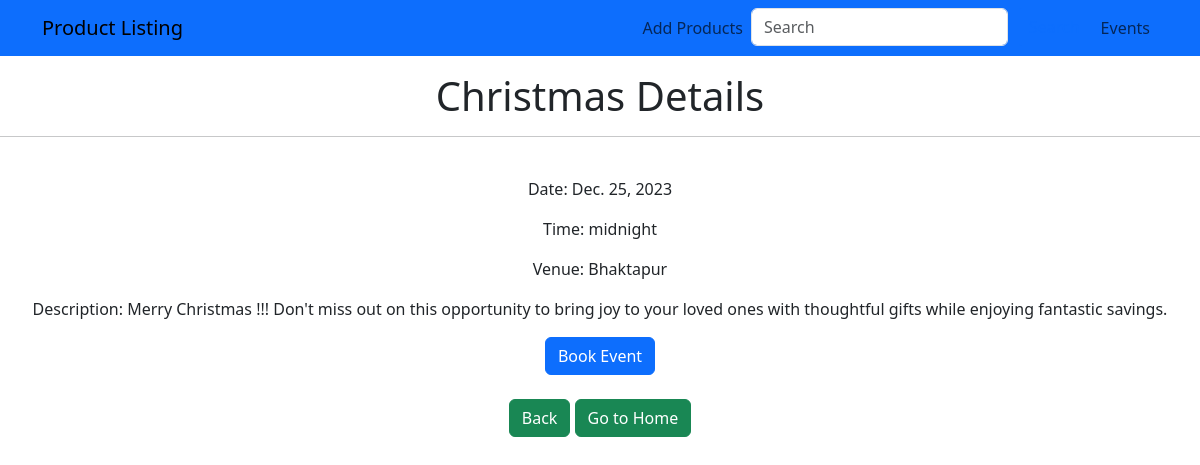
The page /events/3/ on the database its author committed.
### products/models.py (models this page shows, shortened)
class Event(models.Model):
    name = models.CharField(max_length=100)
    date = models.DateField()
    time = models.TimeField()
    venue = models.CharField(max_length=200)
    description = models.TextField()

### products/views.py (the view)
# urls.py: path('events/<int:event_id>/', views.event_details, name='event_details'),
def event_details(request, event_id):
    event = get_object_or_404(Event, pk=event_id)
    return render(request, 'event_details.html', {'event': event})

### templates/event_details.html (shortened to what this page needs)
<!DOCTYPE html>
<html>
<head>
    <link href="https://cdn.jsdelivr.net/npm/bootstrap@5.3.2/dist/css/bootstrap.min.css" rel="stylesheet">
</head>
<body>
    <nav class="navbar navbar-expand-lg navbar-light bg-primary fixed-top">
        <div class="container">
            <a class="navbar-brand" href="#">Product Listing</a>
            <div class="collapse navbar-collapse justify-content-end" id="navbarNav">
                <ul class="navbar-nav">
                    <li class="nav-item">
                        <a class="nav-link" href="{% url 'create' %}">Add Products</a>
                    </li>
                    <li class="nav-item">
                        <form class="d-flex" action="{% url 'search' %}" method="get">
                            <input class="form-control me-2" type="search" placeholder="Search" aria-label="Search" name="query">
                            <button class="btn btn-outline-primary" type="submit">Search</button>
                        </form>
                    </li>
                    <li class="nav-item">
                        <a class="nav-link" href="{% url 'event_calendar' %}">Events</a>
                    </li>
                </ul>
            </div>
        </div>
    </nav><br><br><br>
    <center>
    <h1>{{ event.name }} Details</h1><hr><br>
    <p>Date: {{ event.date }}</p>
    <p>Time: {{ event.time }}</p>
    <p>Venue: {{ event.venue }}</p>
    <p>Description: {{ event.description }}</p>
    <form action="{% url 'book_event' event.id %}" method="post">
        <button  class="btn btn-primary">Book Event</button><br><br>
    </form>
    <a href="{% url 'event_calendar' %}"><button class="btn btn-success">Back</button></a>
    <a href="{% url 'home' %}"><button class="btn btn-success">Go to Home</button></a>
</body>
</html>

### rows shown on the page
Event: name "Christmas", date "Dec. 25, 2023", time "midnight", venue "Bhaktapur", description "Merry Christmas !!! Don't miss out on this opportunity to bring joy to your loved ones with thoughtful gifts while enjoying fantastic savings."
